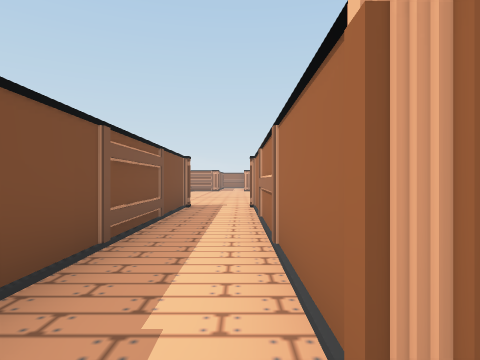
view 1 (above)

13 first-person views from a walk through a 3-D level made in the Unity game engine. The camera is 1.2 m above the floor, looks level and sees 75° across. The floor is counted in squares, 1.8 m on a side. Each view is taken from the middle of a square. On the plan, view 1 faces up. The plan holds only what a view shows up to about 10 squares ahead; the rest is blank. The place goes on beyond the plan. The player is left out. Door leaves are left out, so doorways stand open.

view 2
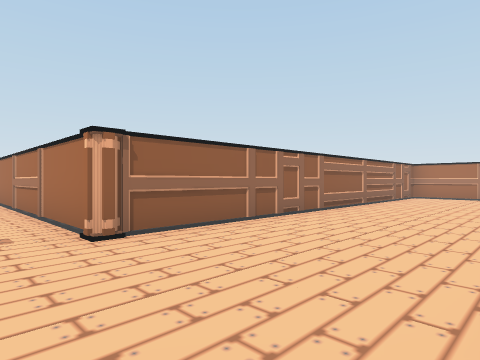

view 3
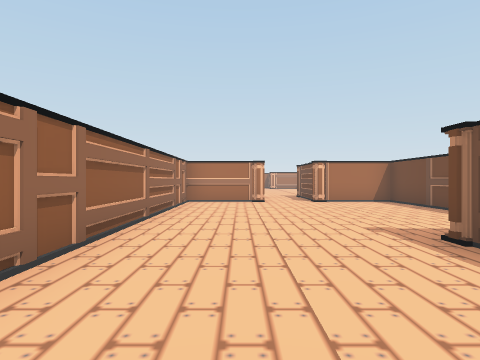

view 4
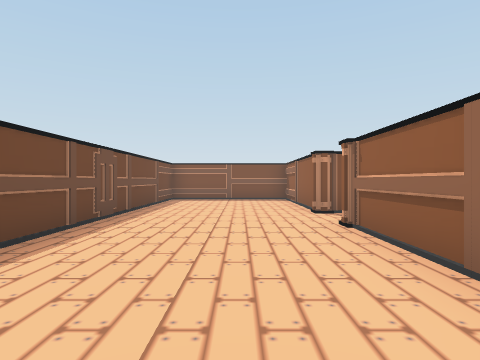

view 5
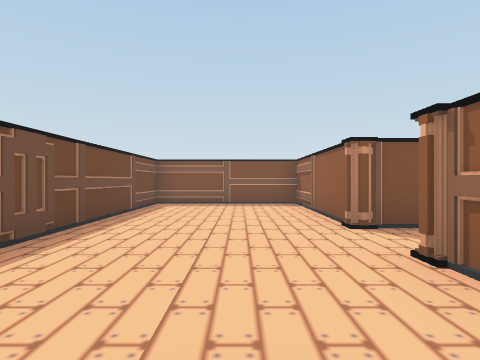

view 6
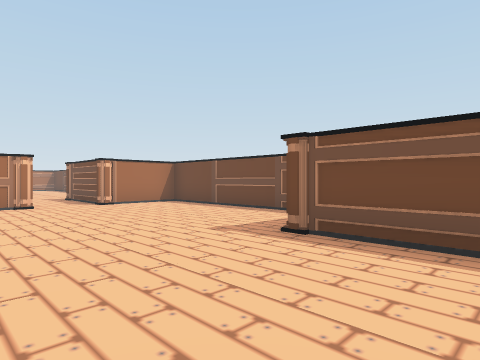

view 7
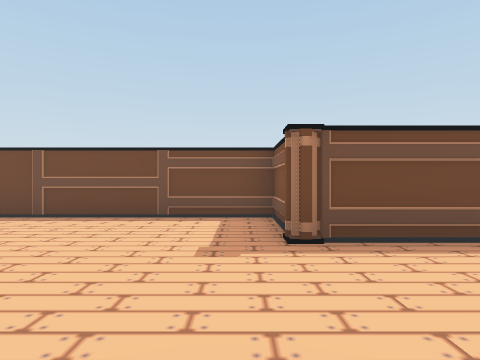

view 8
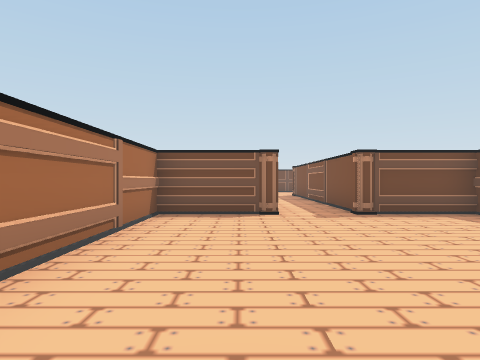

view 9
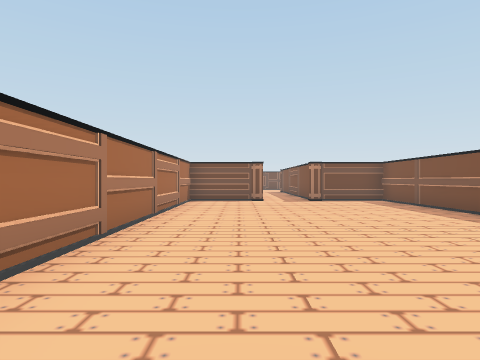

view 10
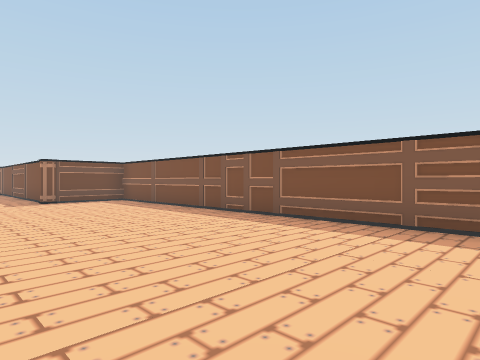

view 11
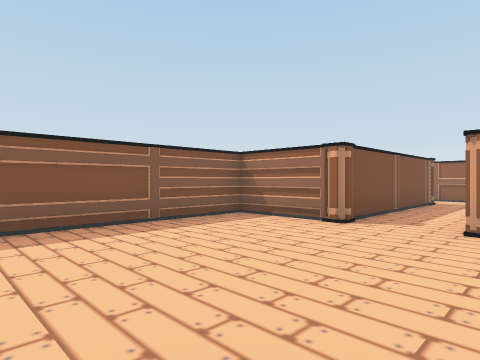

view 12
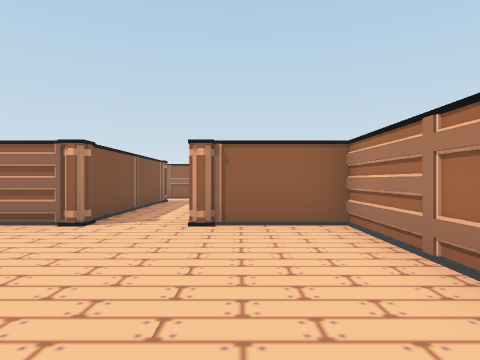

view 13
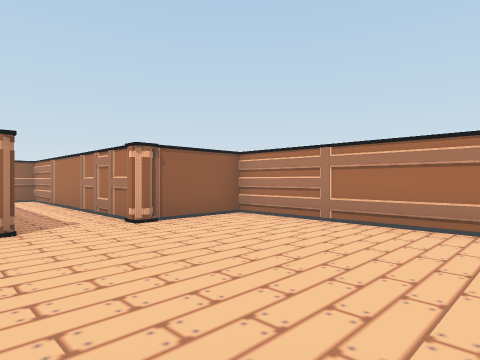

### Floor plan
Ten units are one square. View 1 is at (0, 0); x grows to the right and y downward. Boxes are objects, and circles mark ways between rooms. Rooms are numbered by the first view taken in them; rooms with no view inside come last. Other rooms are left out.
<svg viewBox="-64 -226 194 287">
<path fill="none" stroke="#000" d="M-14 -21 -14 -6 -59 -6 -59 34 54 34 54 56 116 56 116 34 125 34M116 19 116 -6 4 -6 4 -21M4 -79 26 -79 26 -186 4 -186 4 -220M-14 -221 -14 -186 -36 -186 -36 -79 -14 -79"/>
<text x="40" y="20">1</text>
<text x="-10" y="-140">2</text>
</svg>

Where each view was taken, in squares from view 1:
view 1: 0 up, 0 right, facing up
view 2: 3 down, 1 left, facing up-right
view 3: 1 down, 2 right, facing right
view 4: 1 down, 5 right, facing left
view 5: 1 down, 3 right, facing left
view 6: 0 up, 3 right, facing down-right
view 7: 0 up, 6 right, facing down
view 8: 14 up, 1 right, facing down
view 9: 18 up, 1 right, facing down
view 10: 18 up, 1 right, facing down-left
view 11: 14 up, 1 right, facing up-left
view 12: 14 up, 1 right, facing up
view 13: 14 up, 2 left, facing up-right
